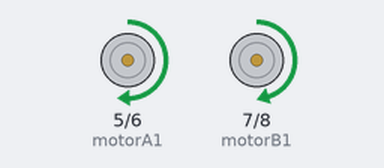
This program was run on a simulated Arduino Uno WiFi Rev2. On the bench: motor-driver pin pairs drawn as motors (green arrow = first pin HIGH = forward, orange = second pin HIGH = backward, longer = more drive, scaled by the enable pin).

Above: at 1.5 s.
At 4.5 s:
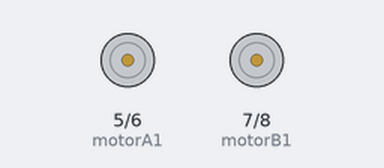
Timing chart, 0 to 7.8 s (numbered marks = the images above):
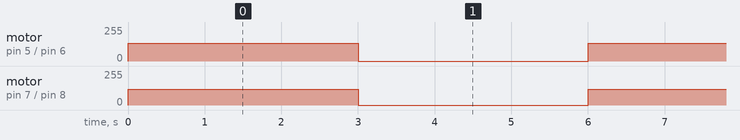

Measured:
- by itself, motor on pin 5 (motorA1) / pin 6 (motorA2): alternates forward 135/255 for 3.0 s and stopped for 3.0 s
- by itself, motor on pin 7 (motorB1) / pin 8 (motorB2): alternates forward 120/255 for 3.0 s and stopped for 3.0 s

The program:

main.cpp
```cpp
// main.cpp
// Tom Lyons
//
// EE31 Junior Design - phase 2B
// Tufts University

#include <Arduino.h>

void go_forward();
void go_backwards();
void go_right();
void go_left();
void stop_all();


// PWM pin options: 3, 5, 6, 9, 10 and 11

// A is right
// B is left

// Motor A connections
const int enableA = 9; // pwm pin
const int motorA1 = 5;
const int motorA2 = 6;

// Motor B connections
const int enableB = 10; // pwm pin
const int motorB1 = 7;
const int motorB2 = 8;

// Set the speed (0 = off and 255 = max speed)
// will likely need to make seperate motor speed for A and B to match so:
const int motorSpeedA = 135; // 50% duty cycle
const int motorSpeedB = 120; // 50% duty cycle

void setup() {
    // Set motor control pins to outputs
    pinMode(enableA, OUTPUT);
    pinMode(enableB, OUTPUT);
    pinMode(motorA1, OUTPUT);
    pinMode(motorA2, OUTPUT);
    pinMode(motorB1, OUTPUT);
    pinMode(motorB2, OUTPUT);

    // Set motors off for initial state
    digitalWrite(motorA1, LOW);
    digitalWrite(motorA2, LOW);
    digitalWrite(motorB1, LOW);
    digitalWrite(motorB2, LOW);

    // Set the motor speed with enable PWM
    analogWrite(enableA, motorSpeedA);
    analogWrite(enableB, motorSpeedB);
}

void loop() {
    // Go forwards
    go_forward();
    delay(3000);

    // // Go backwards
    // go_backwards();
    // delay(3000);

    // // Go right
    // go_right();
    // delay(3000);

    // // Go left
    // go_left();
    // delay(3000);

    // Stop
    stop_all();
    delay(3000);
}

/*
 *  Forwards, backwards, right, left, stop.
 */
void go_forward() {
    digitalWrite(motorA1, HIGH);
    digitalWrite(motorA2, LOW);
    digitalWrite(motorB1, HIGH);
    digitalWrite(motorB2, LOW);
}

void go_backwards() {
    digitalWrite(motorA1, LOW);
    digitalWrite(motorA2, HIGH);
    digitalWrite(motorB1, LOW);
    digitalWrite(motorB2, HIGH);
}

void go_right() {
    digitalWrite(motorA1, HIGH);
    digitalWrite(motorA2, LOW);
    digitalWrite(motorB1, LOW);
    digitalWrite(motorB2, HIGH);
}

void go_left() {
    digitalWrite(motorA1, LOW);
    digitalWrite(motorA2, HIGH);
    digitalWrite(motorB1, HIGH);
    digitalWrite(motorB2, LOW);
}

void stop_all() {
    digitalWrite(motorA1, LOW);
    digitalWrite(motorA2, LOW);
    digitalWrite(motorB1, LOW);
    digitalWrite(motorB2, LOW);
}
```
